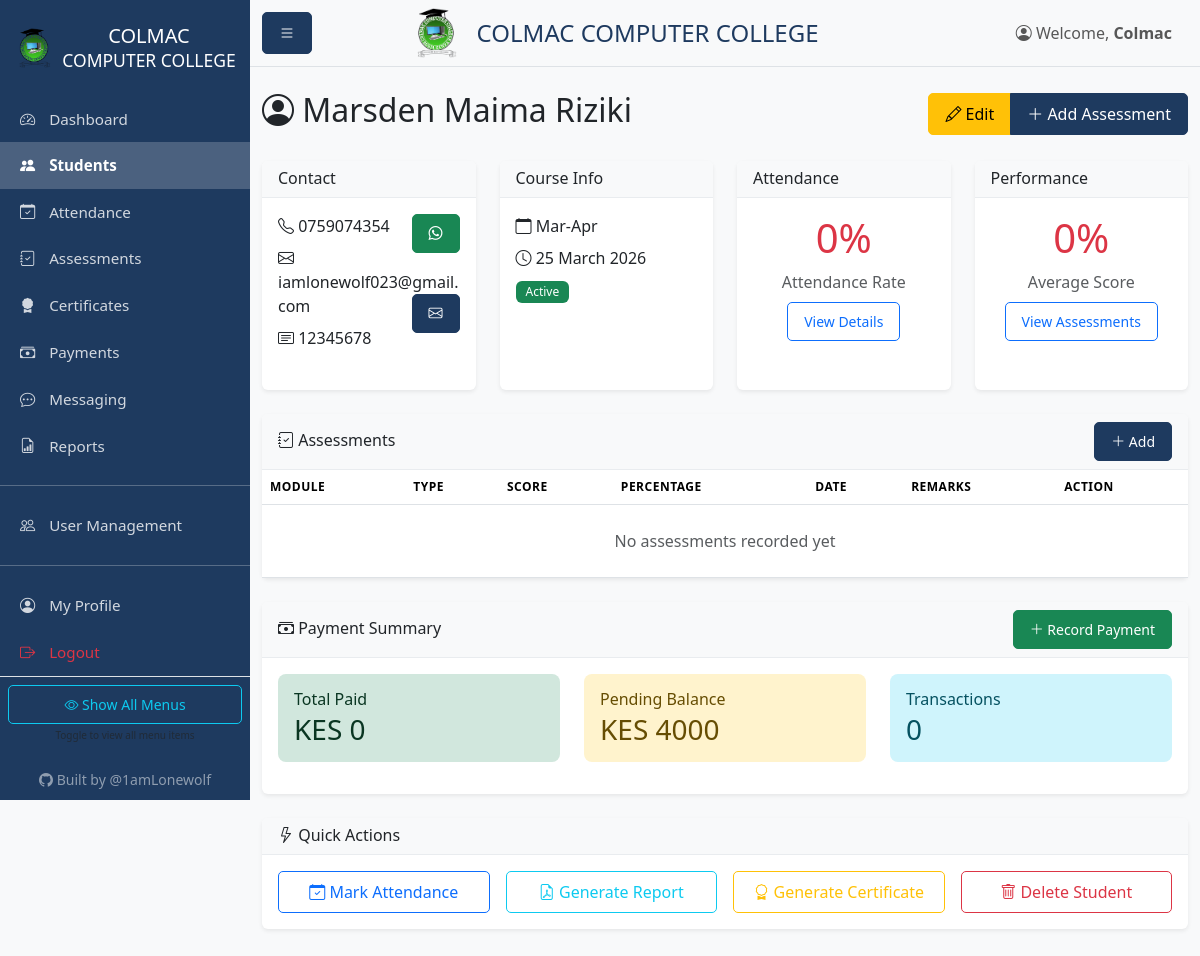
Before: /students/1 (signed in) with the older database file.
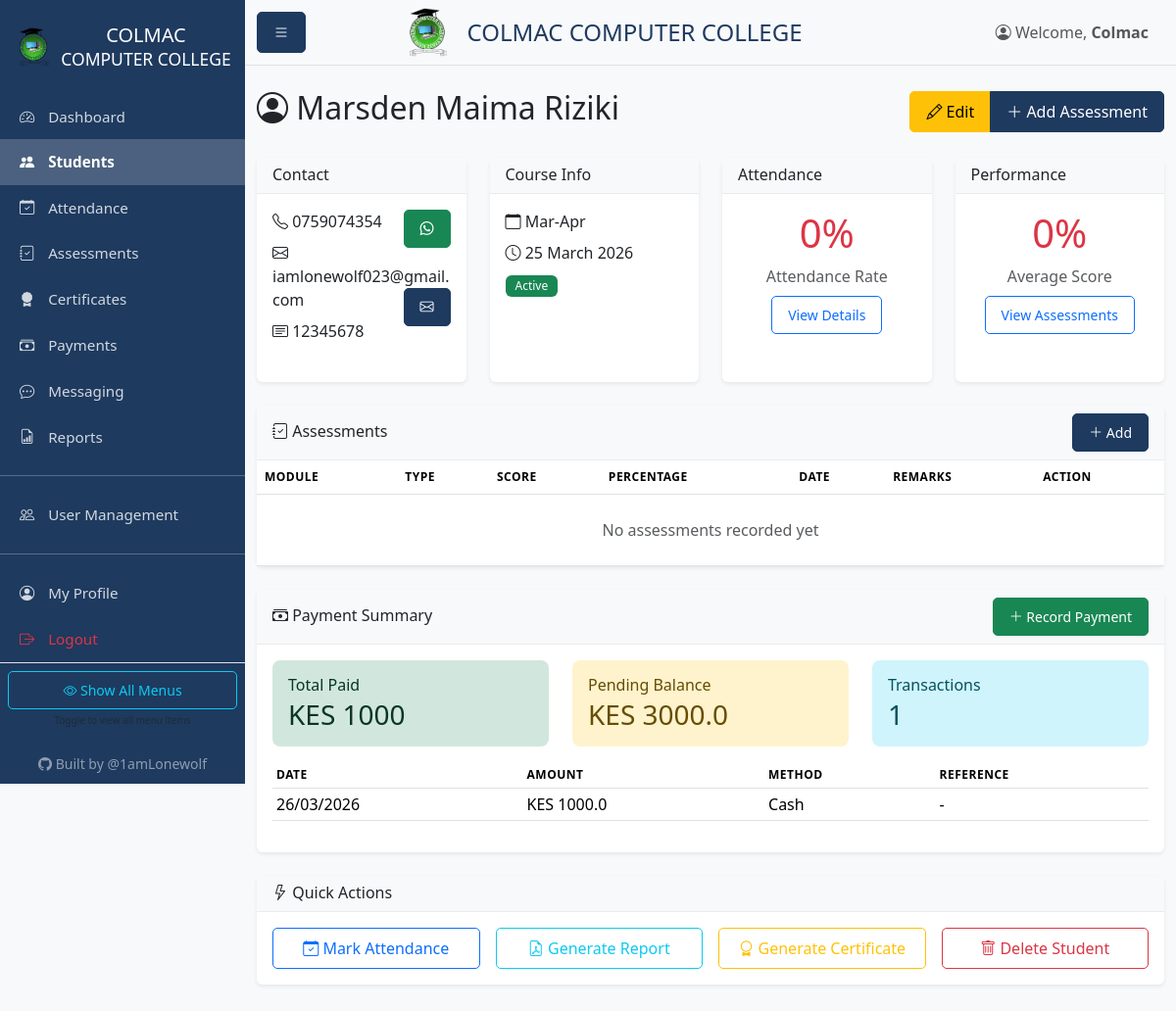
After: the same page with the newer database file.
### models.py (models this page shows, shortened)
class Payment(db.Model):
    id = db.Column(db.Integer, primary_key=True)
    student_id = db.Column(db.Integer, db.ForeignKey('student.id'), nullable=False)
    amount = db.Column(db.Float, nullable=False)
    payment_date = db.Column(db.DateTime, default=datetime.utcnow)
    payment_method = db.Column(db.String(50))  # cash, mpesa, bank, etc.
    reference = db.Column(db.String(100))  # Transaction reference
    notes = db.Column(db.Text)
    recorded_by = db.Column(db.Integer, db.ForeignKey('user.id'))

### blueprints/students.py (the view)
@students_bp.route('/<int:id>')
@login_required
def view(id):
    student = Student.query.get_or_404(id)
    return render_template('students/view.html', student=student)

### app.py (called while the page is built)
@app.context_processor
def inject_config():
    return {
        'COURSE_FEE': app.config['COURSE_FEE'],
        'COURSE_NAME': app.config['COURSE_NAME']
    }

### models.py (called while the page is built)
def init_login_manager(app):
    login_manager.init_app(app)
    login_manager.login_view = 'auth.login'
    @login_manager.user_loader
    def load_user(user_id):
        return User.query.get(int(user_id))

    @property
    def is_admin(self):
        return self.role == 'admin'

    @property
    def is_instructor(self):
        return self.role in ['admin', 'instructor']

    @property
    def is_receptionist(self):
        return self.role in ['admin', 'receptionist']

    def get_permissions(self):
        import json
        try:
            return json.loads(self.custom_permissions or '{}')
        except:
            return {}

    def has_permission(self, key):
        perms = self.get_permissions()
        return perms.get(key, False)

    @property
    def total_paid(self):
        return sum(p.amount for p in self.payments)

### templates/students/view.html (shortened to what the changed rows need)
{% extends "base.html" %}
{% block content %}
<div class="d-flex justify-content-between align-items-center mb-4">
    <h2><i class="bi bi-person-circle"></i> {{ student.name }}</h2>
</div>
<div class="row g-4 mb-4">
    <div class="col-md-3">
        <div class="card h-100">
            <div class="card-body text-center">
                <h1 class="display-4 {% if student.attendance_rate < 70 %}text-danger{% elif student.attendance_rate < 85 %}text-warning{% else %}text-success{% endif %}">
                    {{ student.attendance_rate }}%
                </h1>
            </div>
        </div>
    </div>
    <div class="col-md-3">
        <div class="card h-100">
            <div class="card-body text-center">
                <h1 class="display-4 {% if student.average_score >= 50 %}text-success{% else %}text-danger{% endif %}">
                    {{ student.average_score }}%
                </h1>
            </div>
        </div>
    </div>
</div>
<div class="card mb-4">
    <div class="card-body p-0">
        <div class="table-responsive">
            <table class="table table-hover mb-0">
                <thead>
                    <tr>
                        <th>Module</th>
                        <th>Type</th>
                        <th>Score</th>
                        <th>Percentage</th>
                        <th>Date</th>
                        <th>Remarks</th>
                        <th>Action</th>
                    </tr>
                </thead>
            </table>
        </div>
    </div>
</div>
<div class="card mb-4">
    <div class="card-body">
        <div class="row">
            <div class="col-md-4">
                <div class="alert alert-success">
                    <h6 class="mb-1">Total Paid</h6>
                    <h3 class="mb-0">KES {{ student.total_paid|int }}</h3>
                </div>
            </div>
            <div class="col-md-4">
                <div class="alert alert-warning">
                    <h6 class="mb-1">Pending Balance</h6>
                    <h3 class="mb-0">KES {{ [COURSE_FEE - student.total_paid, 0]|max }}</h3>
                </div>
            </div>
            <div class="col-md-4">
                <div class="alert alert-info">
                    <h6 class="mb-1">Transactions</h6>
                    <h3 class="mb-0">{{ student.payments|length }}</h3>
                </div>
            </div>
        </div>
        {% if student.payments %}
        <table class="table table-sm">
            <thead>
                <tr>
                    <th>Date</th>
                    <th>Amount</th>
                    <th>Method</th>
                    <th>Reference</th>
                </tr>
            </thead>
            <tbody>
                {% for payment in student.payments %}
                <tr>
                    <td>{{ payment.payment_date.strftime('%d/%m/%Y') }}</td>
                    <td>KES {{ payment.amount }}</td>
                    <td>{{ payment.payment_method|capitalize }}</td>
                    <td>{{ payment.reference or '-' }}</td>
                </tr>
                {% endfor %}
            </tbody>
        </table>
        {% endif %}
    </div>
</div>
{% endblock %}

Changed rows visible on the page:
added Payment: total_paid "1000", payment_date "26/03/2026", amount "1000.0", payment_method "Cash", reference "-"
Other visible differences:
{{ [COURSE_FEE - student.total_paid, 0]|max }}: "4000" → "3000.0"
{{ student.payments|length }}: "0" → "1"
{{ student.total_paid|int }}: "0" → (not shown)
text now shown: "DATE AMOUNT METHOD REFERENCE"
